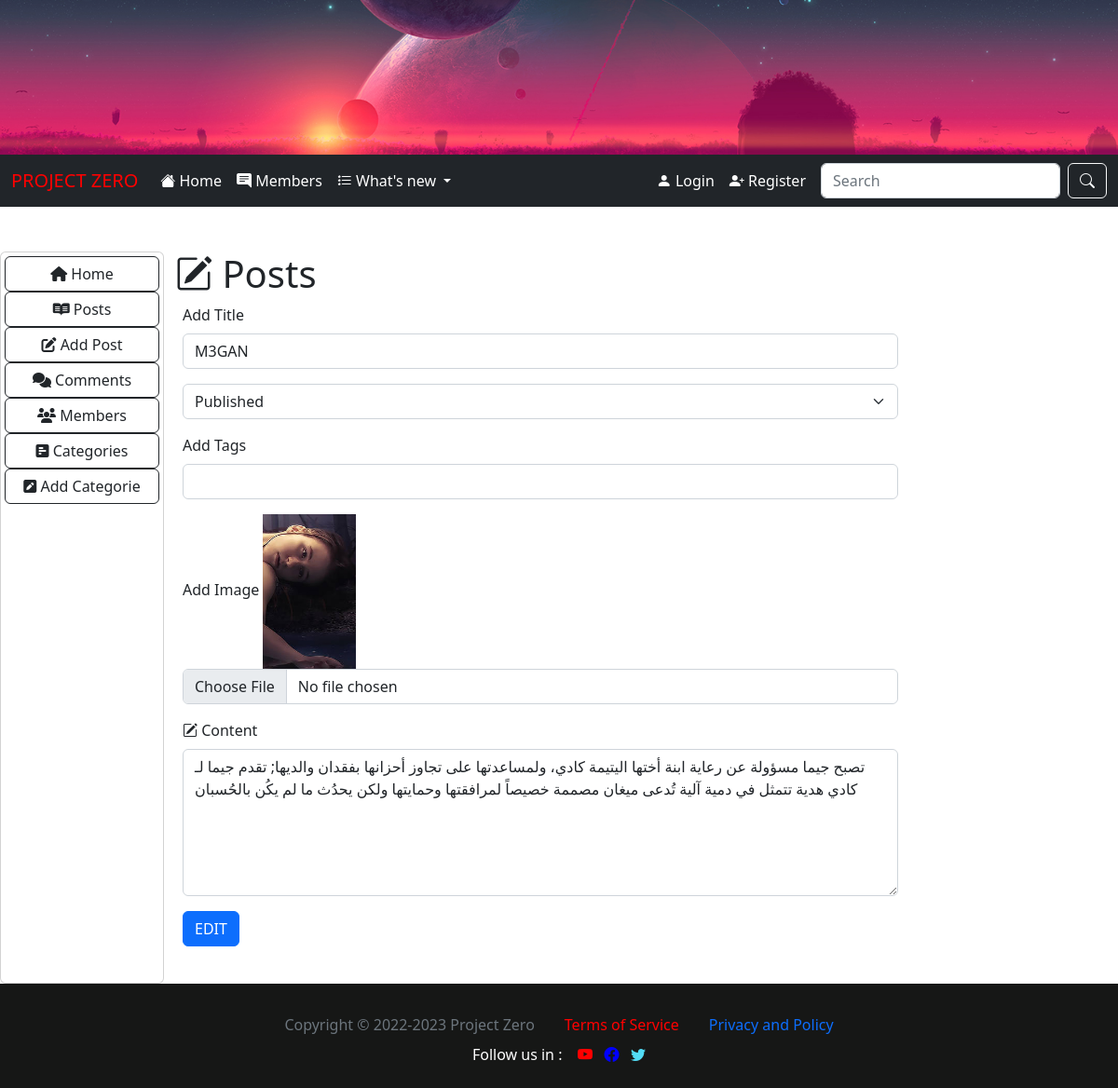
/admin/edit_post.php?edit=2, run on the app's committed database.
### tables this page shows
CREATE TABLE `posts` (
  `post_id` int(255) NOT NULL,
  `post_title` varchar(255) NOT NULL,
  `post_date` date NOT NULL,
  `post_image` text NOT NULL,
  `post_content` text NOT NULL,
  `post_tags` varchar(255) NOT NULL,
  `post_status` varchar(255) NOT NULL
);

### admin/edit_post.php (the view, shortened to what this page needs)
<?php include "nav.php"; ?>
    <div class="col-8">
        <div class="container">
            <h1 class="mt-5"><i class="bi bi-pencil-square"></i> Posts</h1>
            <div class="table-responsive">
                <?php
                    if(isset($_GET['edit'])) {
                        $id=$_GET['edit'];
                    }
                    $query = "SELECT * FROM posts WHERE post_id = '$id' ORDER BY post_id DESC";
                    $result = $conn->prepare($query);
                    $result->execute();
                    while($row = $result->fetch()){
                        $post_title    = $row['post_title'];
                        $post_status   = $row['post_status'];
                        $post_image    = $row['post_image'];
                        $post_content  = $row['post_content'];
                        $post_tags     = $row['post_tags'];
                    }
                ?>
                <div class="mb-4 ms-2">
                    <form method="post" enctype="multipart/form-data">
                        <div class="mb-3">
                            <label class="form-label">Add Title</label>
                            <input type="text" class="form-control" name="title" value="<?php echo $post_title ; ?>" required>
                        </div>
                        <div class="mb-3">
                            <select class="form-select" name="post_status" aria-label="Status" required>
                            <option value=<?php echo $post_status ;?>><?php echo ucfirst($post_status) ;?></option>
                            </select>
                        </div>
                        <div class="mb-3">
                            <label class="form-label">Add Tags</label>
                            <input type="text" class="form-control" name="post_tags" value="<?php echo $post_tags ; ?>">
                        </div>
                        <div class="mb-3">
                            <label for="formFile" class="form-label">Add Image</label>
                            <img width='100' src='../images/<?php echo $post_image ;?>'>
                            <input class="form-control" type="file" name="file" id="formFile">
                        </div>
                        <div class="mb-3">
                            <label class="form-label"><i class="bi bi-pencil-square"></i> Content</label>
                            <textarea class="form-control" name="post_content" rows="6"><?php echo $post_content ; ?></textarea>
                        </div>
                        <input class="btn btn-primary mb-3" type="submit" name="EDIT" value="EDIT">
                    </form>
                </div>
            </div>
        </div>
    </div>
</div>
<?php include "../footer.php";?>

### data on the page
posts: title "M3GAN", post_status "Published", post_image (picture), post_content "تصبح جيما مسؤولة عن رعاية ابنة أختها اليتيمة كادي، ولمساعدتها على تجاوز أحزانها بفقدان والديها; تقدم جيما لـ كادي هدية تتمثل في دمية آلية تُدعى ميغان مصممة خصيصاً لمرافقتها وحمايتها ولكن يحدُث ما لم يكُن بالحُسبان"
